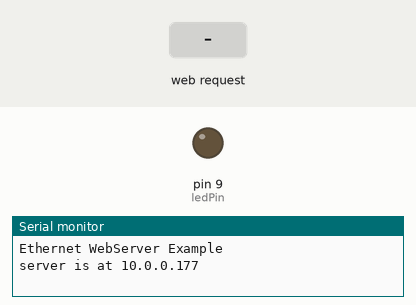
Simulated run of this sketch. Board: Arduino Uno, built for the host (arithmetic inside an expression is 32-bit, double 64-bit). Parts: output pins drawn as LEDs (lit = HIGH), the last lines printed to the serial monitor. Inputs (shaded band) come from the test bench. WiFi joins after 1.5 s; servers stay silent unless stated.

Above: at 1.2 s.
1.3 s: HTTP request GET /?ledParam=1 received
At 2.5 s:
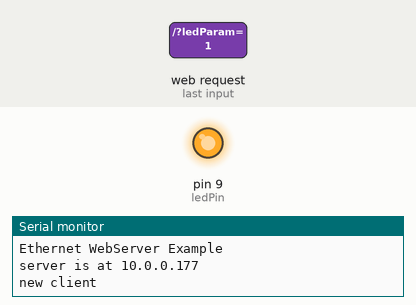
Timing chart, 0 to 4.3 s (numbered marks = the images above; inputs shaded):
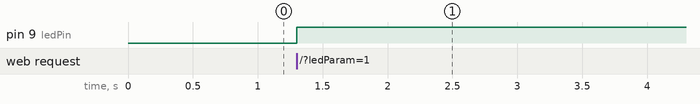

Measured:
- after the input at 1.3 s, pin 9 (ledPin): LOW → HIGH at once

The sketch:

server.ino
```cpp
#include <SPI.h> //INCLUSÃO DE BIBLIOTECA
#include <Ethernet.h> //INCLUSÃO DE BIBLIOTECA

byte mac[] = { 0xDE, 0xAD, 0xBE, 0xEF, 0xFE, 0xED }; //ATRIBUIÇÃO DE ENDEREÇO MAC AO ETHERNET SHIELD W5100
IPAddress ip(10, 0, 0, 177);; //COLOQUE UMA FAIXA DE IP DISPONÍVEL DO SEU ROTEADOR. EX: 192.168.1.110  **** ISSO VARIA, NO MEU CASO É: 192.168.0.175

EthernetServer server(80); //PORTA EM QUE A CONEXÃO SERÁ FEITA

const int ledPin = 9; //PINO DIGITAL UTILIZADO PELO LED

String readString = String(30); //VARIÁVEL PARA BUSCAR DADOS NO ENDEREÇO (URL)
int status = 0; //DECLARAÇÃO DE VARIÁVEL DO TIPO INTEIRA(SERÁ RESPONSÁVEL POR VERIFICAR O STATUS ATUAL DO LED)

void setup(){
  Serial.begin(9600);
  Serial.println("Ethernet WebServer Example");
  Ethernet.begin(mac, ip); //PASSA OS PARÂMETROS PARA A FUNÇÃO QUE VAI FAZER A CONEXÃO COM A REDE


  // Check for Ethernet hardware present
  if (Ethernet.hardwareStatus() == EthernetNoHardware) {
    Serial.println("Ethernet shield was not found.  Sorry, can't run without hardware. :(");
    while (true) {
      delay(1); // do nothing, no point running without Ethernet hardware
    }
  }
  if (Ethernet.linkStatus() == LinkOFF) {
    Serial.println("Ethernet cable is not connected.");
  }

  server.begin(); //INICIA O SERVIDOR PARA RECEBER DADOS NA PORTA 80
  Serial.print("server is at ");
  Serial.println(Ethernet.localIP());

  pinMode(ledPin, OUTPUT); //DEFINE O PINO COMO SAÍDA
  digitalWrite(ledPin, LOW); //LED INICIA DESLIGADO
  }
void loop(){


EthernetClient client = server.available(); //CRIA UMA CONEXÃO COM O CLIENTE
  if (client) { // SE EXISTE CLIENTE, FAZ
    Serial.println("new client");
    while (client.connected()) {//ENQUANTO EXISTIR CLIENTE CONECTADO, FAZ
      if (client.available()) { //SE O CLIENTE ESTÁ HABILITADO, FAZ
        char c = client.read(); //LÊ CARACTERE A CARACTERE DA REQUISIÇÃO HTTP

        if (readString.length() < 100) //SE O ARRAY FOR MENOR QUE 100, FAZ
        {
          readString += c; // "readstring" VAI RECEBER OS CARACTERES LIDO
        }
        if (c == '\n') { //SE ENCONTRAR "\n" É O FINAL DO CABEÇALHO DA REQUISIÇÃO HTTP
          if (readString.indexOf("?") <0){ //SE ENCONTRAR O CARACTER "?", FAZ
          }
          else //SENÃO,FAZ
          if(readString.indexOf("ledParam=1") >0){
            digitalWrite(ledPin, HIGH); //LIGA O LED
            status = 1;
           }else{
             digitalWrite(ledPin, LOW); //DESLIGA O LED
             status = 0;
           }
          client.println("HTTP/1.1 200 OK");
          client.println("Content-Type: text/html");
          client.println("");
          client.println("<!DOCTYPE HTML>");
          client.println("<html>");
          client.println("<head>");
          client.println("</head>");
          client.println("<body >");

          if (status == 1){
            client.println("<center><form method=get name=LED><input type=hidden name=ledParam value=0 /><input type=submit value=APAGAR></form></center>");
          }else{ //SENÃO, FAZ
            client.println("<center><form method=get name=LED><input type=hidden name=ledParam value=1 /><input type=submit value=ACENDER></form></center>");
          }
          client.println("</body>"); //FECHA A TAG "body"
          client.println("</html>"); //FECHA A TAG "html"
          readString=""; //A VARIÁVEL É REINICIALIZADA
          client.stop(); //FINALIZA A REQUISIÇÃO HTTP E DESCONECTA O CLIENTE
            }
          }
        }
      }
 }
```
